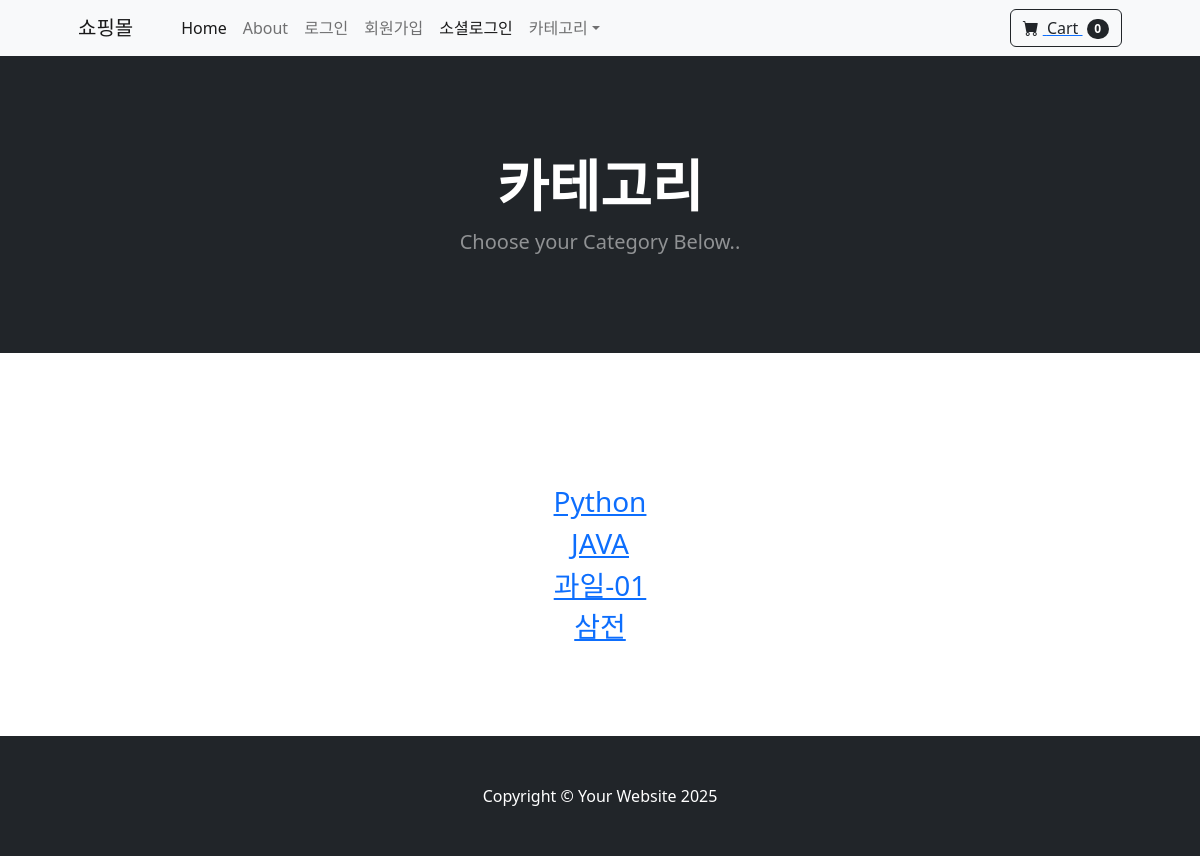
The app's page /category_summary with its own data.
### store/models.py (models this page shows, shortened)
class Category(models.Model):
    name = models.CharField(max_length=50)

### store/views.py (the view)
def category_summary(request):
    categories = Category.objects.all()
    return render(request, "store/category_summary.html", {"categories": categories})

### cart/cart.py (called while the page is built)
    def __len__(self):
        return sum(item["quantity"] for item in self.cart.values())

### cart/context_processors.py (called while the page is built)
def cart(request):
    print("카트 함수 호출")
    return {"cart": Cart(request)}

### templates/store/category_summary.html
{% extends "layout/base.html" %}
{% load humanize %}
{% block head %}
    {% include "layout/head.html" %}
{% endblock %}
{% block navi %}
    {% include "layout/navbar.html" %}
    <div class="d-flex flex-column vh-100 justify-content-between">
    {% endblock navi %}
    {% block header %}
        <header class="bg-dark py-5">
            <div class="container px-4 px-lg-5 my-5">
                <div class="text-center text-white">
                    <h1 class="display-4 fw-bolder">카테고리</h1>
                    <p class="lead fw-normal text-white-50 mb-0">Choose your Category Below..</p>
                </div>
            </div>
        </header>
    {% endblock header %}
    {% block content %}
        <div class="container">
            <div class="row">
                <center>
                    <div class="col-8 mt-5">
                        {% for category  in categories %}
                            <h3>
                                <a href="{% url 'store:category' category.id %}">{{ category.name }}</a>
                            </h3>
                        {% endfor %}
                    </div>
                </center>
            </div>
        </div>
    {% endblock content %}
    {% block footer %}
        {% include "layout/footer.html" %}
    </div>
{% endblock footer %}

### records on screen
Category: name "Python"
Category: name "JAVA"
Category: name "과일-01"
Category: name "삼전"

### other values on screen
{{ cart|length }} "0"
